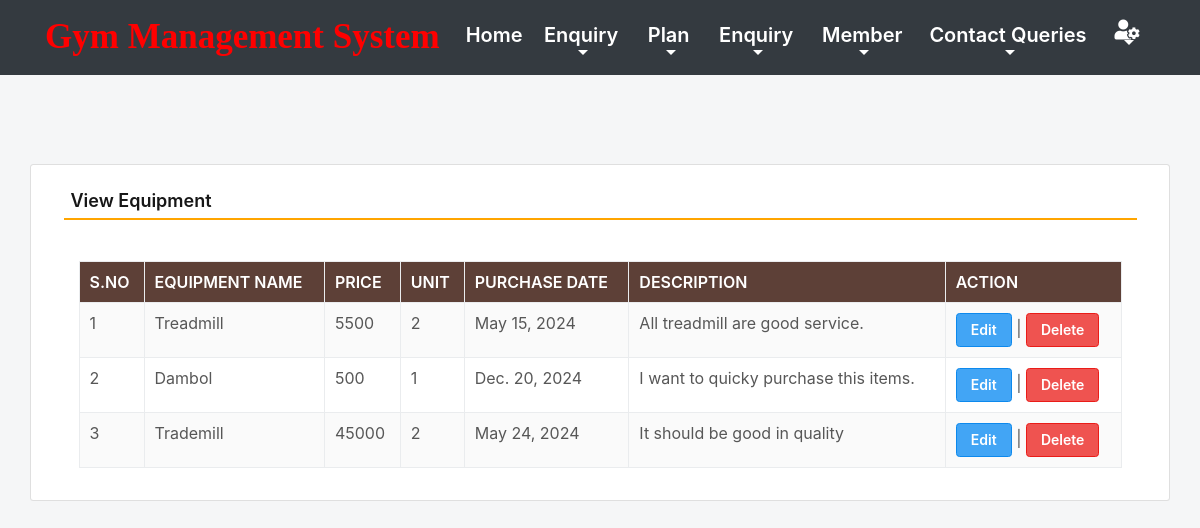
Screenshot of /viewEquipment (signed in) with the database file from the repository.
### gym/models.py (models this page shows, shortened)
class Equipment(models.Model):
    name = models.CharField(max_length=150, null=True)
    price = models.CharField(max_length=100, null=True)
    unit = models.CharField(max_length=50, null=True)
    purchasedate = models.DateField(null=True)
    description = models.CharField(max_length=200, null=True)

### gym/views.py (the view)
# urls.py: path('viewEquipment', viewEquipment, name='viewEquipment'),
def viewEquipment(request):
    if not request.user.is_authenticated:
        return redirect(admin_login)
    equipment = Equipment.objects.all()
    return render(request,'viewEquipment.html', locals())

### gym/templates/viewEquipment.html (shortened to what this page needs)
{% include 'admin_nav.html' %}
{% load static %}
{% block main %}
 <html lang="en" class="no-focus">
 <link rel="stylesheet" id="css-main" href="{% static 'css1/codebase.min.css' %}">
 <br><br><br><br>
	<div class="container card shadow mt-5">
		<div class="card-body">
			<h5 class="p-2" style="border-bottom: 2px solid orange">View Equipment</h5>
             <br>
            <div class="container-fluid">
             <table id="example" class="table table-striped table-bordered" style="width:100%">
                  <thead class="text-white" style="background-color : #5d4037;">
				     <tr>
					   <th>S.No</th>
					   <th>Equipment Name</th>
					   <th>Price</th>
					   <th>Unit</th>
                       <th>Purchase Date</th>
					   <th>Description</th>
                       <th>Action</th>
				     </tr>
			      </thead>
			       <tbody>
                     {% for i in equipment %}
			          <tr>
                        <td>{{forloop.counter}}</td>
						<td>{{i.name}}</td>
						<td>{{i.price}}</td>
						<td>{{i.unit}}</td>
                        <td>{{i.purchasedate}}</td>
						<td>{{i.description}}</td>
						<td><a href="{% url 'edit_Equipment' i.id %}" class="btn btn-primary">Edit</a> |
                          <a href="{% url 'delete_Equipment' i.id %}" class="btn btn-danger" onclick="return confirm('Are you sure to delete this Equipment ?')">Delete</a></td>
                      </tr>
                      {% endfor %}
                   </tbody>
		        </table>
            </div>
        </div>
	</div>
        <link rel="stylesheet" href="https://use.fontawesome.com/releases/v5.6.3/css/all.css">
 </html>
{% endblock %}

### gym/templates/admin_nav.html (shortened to what this page needs)
{% load static %}
  <link rel="stylesheet" href="https://maxcdn.bootstrapcdn.com/bootstrap/4.0.0/css/bootstrap.min.css">
<link rel="stylesheet" href="https://pro.fontawesome.com/releases/v5.10.0/css/all.css"/>
<link rel="stylesheet" href="{% static 'css/mystyle1.css' %}">
<nav class="navbar navbar-expand-sm navbar-light bg-dark">
  <div class="container">
  <a class="navbar-brand" href="{% url 'admin_home' %}">
      <span style="color : red">Gym Management System</span></a>
   <div class="collapse navbar-collapse text-center" id="myMenu">
    <ul class="navbar-nav pl-5 custom-nav ml-auto">
      <li class="nav-item active">
        <a class="nav-link text-white" href="{% url 'admin_home' %}" >Home <span class="sr-only">(current)</span></a>
      </li>
      <li class="nav-item dropdown">
        <a class="nav-link dropdown-toggle text-white" href="#" id="navbarDropdown" role="button" data-toggle="dropdown" aria-haspopup="true" aria-expanded="false">
          Enquiry
        </a>
      </li>
      <li class="nav-item dropdown">
        <a class="nav-link dropdown-toggle text-white" href="#" id="navbarDropdown" role="button" data-toggle="dropdown" aria-haspopup="true" aria-expanded="false">
          Plan
        </a>
      </li>
      <li class="nav-item dropdown">
        <a class="nav-link dropdown-toggle text-white" href="#" id="navbarDropdown" role="button" data-toggle="dropdown" aria-haspopup="true" aria-expanded="false">
          Enquiry
        </a>
      </li>
      <li class="nav-item dropdown">
        <a class="nav-link dropdown-toggle text-white" href="#" id="navbarDropdown" role="button" data-toggle="dropdown" aria-haspopup="true" aria-expanded="false">
          Member
        </a>
      </li>
      <li class="nav-item dropdown">
        <a class="nav-link dropdown-toggle text-white" href="#" id="navbarDropdown" role="button" data-toggle="dropdown" aria-haspopup="true" aria-expanded="false">
          Contact Queries
        </a>
      </li>
      <li class="nav-item dropdown">
        <a class="nav-link dropdown-toggle text-white" href="#" id="navbarDropdown" role="button" data-toggle="dropdown" aria-haspopup="true" aria-expanded="false">
          <i class="fas fa-user-cog"></i>
        </a>
      </li>
    </ul>
   </div>
 </div>
</nav>
<link rel="stylesheet"
	href="https://cdn.datatables.net/1.11.3/css/dataTables.bootstrap4.min.css">

### gym/static/css/mystyle1.css (style rules this page uses)
.navbar-brand { font-family: 'Monotype Corsiva'; font-size: 35px; font-weight: bold; }
.nav-link { color: black !important; font-size: 20px; }

### rows the page displays
Equipment: name "Treadmill", price "5500", unit "2", purchasedate "May 15, 2024", description "All treadmill are good service."
Equipment: name "Dambol", price "500", unit "1", purchasedate "Dec. 20, 2024", description "I want to quicky purchase this items."
Equipment: name "Trademill", price "45000", unit "2", purchasedate "May 24, 2024", description "It should be good in quality"
